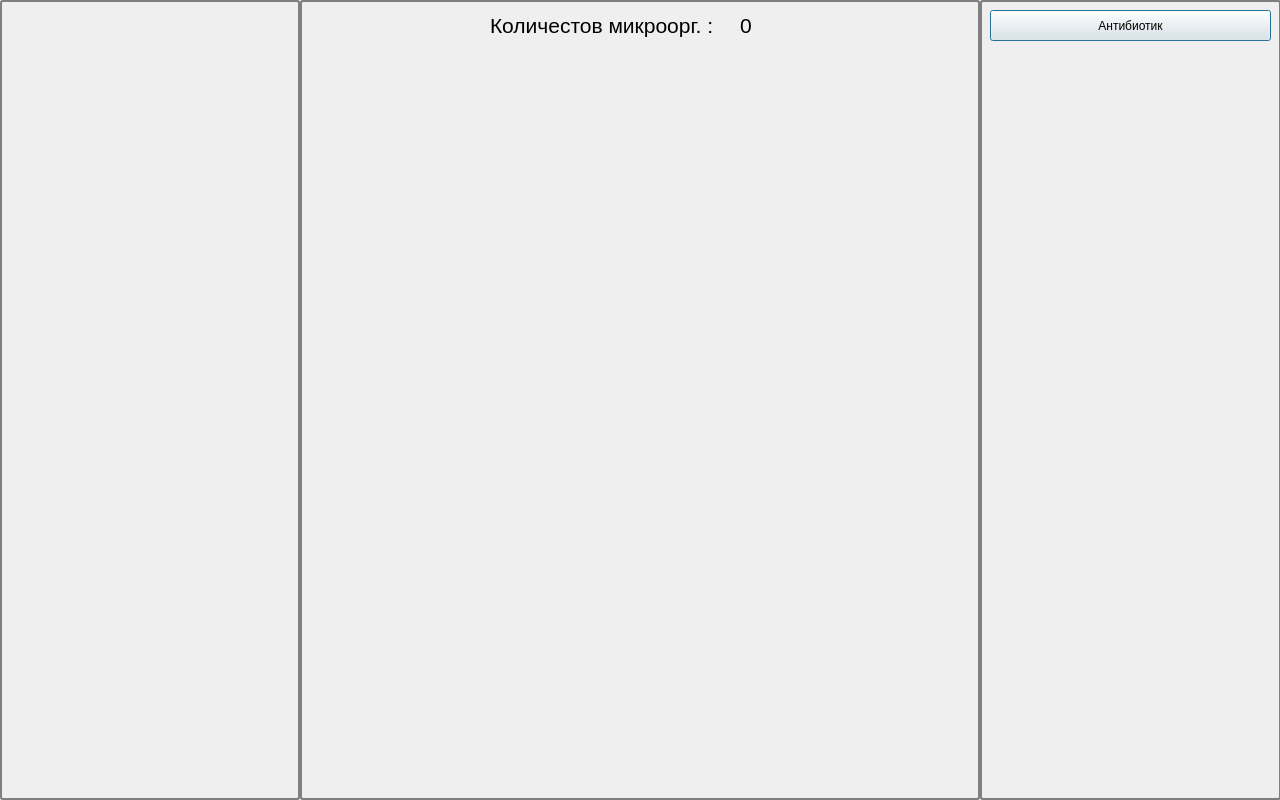
<?xml version="1.0" encoding="UTF-8"?>
<ui version="4.0">
 <class>MainWindow</class>
 <widget class="QMainWindow" name="MainWindow">
  <property name="geometry">
   <rect>
    <x>0</x>
    <y>0</y>
    <width>1280</width>
    <height>800</height>
   </rect>
  </property>
  <property name="mouseTracking">
   <bool>true</bool>
  </property>
  <property name="focusPolicy">
   <enum>Qt::NoFocus</enum>
  </property>
  <property name="windowTitle">
   <string>MainWindow</string>
  </property>
  <property name="toolButtonStyle">
   <enum>Qt::ToolButtonIconOnly</enum>
  </property>
  <widget class="QWidget" name="centralwidget">
   <property name="mouseTracking">
    <bool>false</bool>
   </property>
   <property name="styleSheet">
    <string notr="true"/>
   </property>
   <widget class="QFrame" name="ItemPlace">
    <property name="geometry">
     <rect>
      <x>0</x>
      <y>0</y>
      <width>300</width>
      <height>800</height>
     </rect>
    </property>
    <property name="tabletTracking">
     <bool>false</bool>
    </property>
    <property name="styleSheet">
     <string notr="true">QFrame {border: 2px solid gray;border-radius: 3px;}</string>
    </property>
    <property name="frameShape">
     <enum>QFrame::StyledPanel</enum>
    </property>
    <property name="frameShadow">
     <enum>QFrame::Raised</enum>
    </property>
   </widget>
   <widget class="QFrame" name="HumanPlace">
    <property name="geometry">
     <rect>
      <x>300</x>
      <y>0</y>
      <width>680</width>
      <height>800</height>
     </rect>
    </property>
    <property name="styleSheet">
     <string notr="true">QFrame {border: 2px solid gray;border-radius: 3px;}</string>
    </property>
    <property name="frameShape">
     <enum>QFrame::StyledPanel</enum>
    </property>
    <property name="frameShadow">
     <enum>QFrame::Raised</enum>
    </property>
    <widget class="QLabel" name="img_human">
     <property name="geometry">
      <rect>
       <x>80</x>
       <y>0</y>
       <width>550</width>
       <height>555</height>
      </rect>
     </property>
     <property name="autoFillBackground">
      <bool>false</bool>
     </property>
     <property name="styleSheet">
      <string notr="true">QFrame {border: 0px solid gray;}</string>
     </property>
     <property name="text">
      <string/>
     </property>
     <property name="pixmap">
      <pixmap>images/human_2.png</pixmap>
     </property>
    </widget>
    <widget class="QLabel" name="CounterTitle">
     <property name="geometry">
      <rect>
       <x>190</x>
       <y>10</y>
       <width>251</width>
       <height>31</height>
      </rect>
     </property>
     <property name="font">
      <font>
       <pointsize>16</pointsize>
      </font>
     </property>
     <property name="styleSheet">
      <string notr="true">QFrame {border: 0px solid gray;}</string>
     </property>
     <property name="text">
      <string>Количестов микроорг. :</string>
     </property>
    </widget>
    <widget class="QLabel" name="CounterValue">
     <property name="geometry">
      <rect>
       <x>440</x>
       <y>10</y>
       <width>67</width>
       <height>31</height>
      </rect>
     </property>
     <property name="font">
      <font>
       <pointsize>16</pointsize>
      </font>
     </property>
     <property name="styleSheet">
      <string notr="true">QFrame {border: 0px solid gray;}</string>
     </property>
     <property name="text">
      <string>0</string>
     </property>
    </widget>
   </widget>
   <widget class="QFrame" name="AntibioticPlace">
    <property name="geometry">
     <rect>
      <x>980</x>
      <y>0</y>
      <width>301</width>
      <height>800</height>
     </rect>
    </property>
    <property name="mouseTracking">
     <bool>true</bool>
    </property>
    <property name="autoFillBackground">
     <bool>false</bool>
    </property>
    <property name="styleSheet">
     <string notr="true">QFrame {border: 2px solid gray;border-radius: 3px;}</string>
    </property>
    <property name="frameShape">
     <enum>QFrame::StyledPanel</enum>
    </property>
    <property name="frameShadow">
     <enum>QFrame::Raised</enum>
    </property>
    <widget class="QPushButton" name="AntibioticBtn">
     <property name="geometry">
      <rect>
       <x>10</x>
       <y>10</y>
       <width>281</width>
       <height>31</height>
      </rect>
     </property>
     <property name="minimumSize">
      <size>
       <width>281</width>
       <height>31</height>
      </size>
     </property>
     <property name="mouseTracking">
      <bool>true</bool>
     </property>
     <property name="focusPolicy">
      <enum>Qt::StrongFocus</enum>
     </property>
     <property name="toolTipDuration">
      <number>-1</number>
     </property>
     <property name="accessibleName">
      <string>...</string>
     </property>
     <property name="text">
      <string>Антибиотик</string>
     </property>
     <property name="autoDefault">
      <bool>true</bool>
     </property>
     <property name="default">
      <bool>true</bool>
     </property>
     <property name="flat">
      <bool>false</bool>
     </property>
    </widget>
   </widget>
  </widget>
  <widget class="QMenuBar" name="menubar">
   <property name="geometry">
    <rect>
     <x>0</x>
     <y>0</y>
     <width>1280</width>
     <height>22</height>
    </rect>
   </property>
  </widget>
 </widget>
 <resources/>
 <connections/>
</ui>
